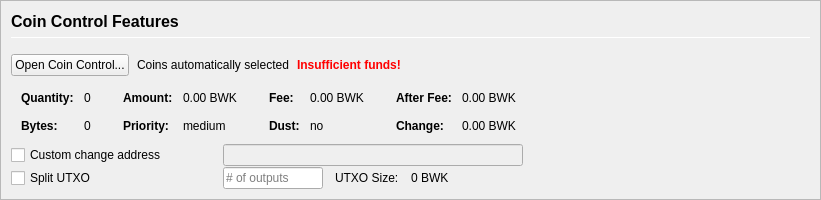
         <widget class="QFrame" name="frameCoinControl">
          <property name="sizePolicy">
           <sizepolicy hsizetype="Expanding" vsizetype="Expanding">
            <horstretch>0</horstretch>
            <verstretch>0</verstretch>
           </sizepolicy>
          </property>
          <property name="maximumSize">
           <size>
            <width>16777215</width>
            <height>16777215</height>
           </size>
          </property>
          <property name="frameShape">
           <enum>QFrame::StyledPanel</enum>
          </property>
          <property name="frameShadow">
           <enum>QFrame::Sunken</enum>
          </property>
          <layout class="QVBoxLayout" name="verticalLayoutCoinControl2">
           <property name="spacing">
            <number>0</number>
           </property>
           <property name="margin">
            <number>0</number>
           </property>
           <item>
            <widget class="QFrame" name="frameCoinControl_BG">
             <layout class="QVBoxLayout" name="verticalLayoutCoinControl" stretch="0,0,0,0,0,0">
              <property name="spacing">
               <number>1</number>
              </property>
              <property name="leftMargin">
               <number>10</number>
              </property>
              <property name="topMargin">
               <number>10</number>
              </property>
              <item>
               <layout class="QHBoxLayout" name="horizontalLayoutCoinControl1">
                <property name="bottomMargin">
                 <number>15</number>
                </property>
                <item>
                 <layout class="QVBoxLayout" name="verticalLayout_3">
                  <property name="spacing">
                   <number>6</number>
                  </property>
                  <item>
                   <widget class="QLabel" name="labelCoinControlFeatures">
                    <property name="sizePolicy">
                     <sizepolicy hsizetype="Preferred" vsizetype="Maximum">
                      <horstretch>0</horstretch>
                      <verstretch>0</verstretch>
                     </sizepolicy>
                    </property>
                    <property name="minimumSize">
                     <size>
                      <width>0</width>
                      <height>20</height>
                     </size>
                    </property>
                    <property name="font">
                     <font>
                      <pointsize>12</pointsize>
                      <weight>75</weight>
                      <bold>true</bold>
                     </font>
                    </property>
                    <property name="styleSheet">
                     <string notr="true">font-weight:bold;</string>
                    </property>
                    <property name="text">
                     <string>Coin Control Features</string>
                    </property>
                   </widget>
                  </item>
                  <item>
                   <widget class="Line" name="line">
                    <property name="minimumSize">
                     <size>
                      <width>0</width>
                      <height>1</height>
                     </size>
                    </property>
                    <property name="maximumSize">
                     <size>
                      <width>16777215</width>
                      <height>1</height>
                     </size>
                    </property>
                    <property name="orientation">
                     <enum>Qt::Horizontal</enum>
                    </property>
                   </widget>
                  </item>
                 </layout>
                </item>
               </layout>
              </item>
              <item>
               <layout class="QHBoxLayout" name="horizontalLayoutCoinControl2" stretch="0,0,0,0">
                <property name="spacing">
                 <number>8</number>
                </property>
                <property name="bottomMargin">
                 <number>10</number>
                </property>
                <item>
                 <widget class="QPushButton" name="pushButtonCoinControl">
                  <property name="styleSheet">
                   <string notr="true"/>
                  </property>
                  <property name="text">
                   <string>Open Coin Control...</string>
                  </property>
                  <property name="autoDefault">
                   <bool>false</bool>
                  </property>
                 </widget>
                </item>
                <item>
                 <widget class="QLabel" name="labelCoinControlAutomaticallySelected">
                  <property name="text">
                   <string>Coins automatically selected</string>
                  </property>
                  <property name="margin">
                   <number>5</number>
                  </property>
                 </widget>
                </item>
                <item>
                 <widget class="QLabel" name="labelCoinControlInsuffFunds">
                  <property name="font">
                   <font>
                    <weight>75</weight>
                    <bold>true</bold>
                   </font>
                  </property>
                  <property name="styleSheet">
                   <string notr="true">color:red;font-weight:bold;</string>
                  </property>
                  <property name="text">
                   <string>Insufficient funds!</string>
                  </property>
                  <property name="margin">
                   <number>5</number>
                  </property>
                 </widget>
                </item>
                <item>
                 <spacer name="horizontalSpacerCoinControl">
                  <property name="orientation">
                   <enum>Qt::Horizontal</enum>
                  </property>
                  <property name="sizeHint" stdset="0">
                   <size>
                    <width>40</width>
                    <height>1</height>
                   </size>
                  </property>
                 </spacer>
                </item>
               </layout>
              </item>
              <item>
               <widget class="QWidget" name="widgetCoinControl" native="true">
                <property name="sizePolicy">
                 <sizepolicy hsizetype="Preferred" vsizetype="Preferred">
                  <horstretch>0</horstretch>
                  <verstretch>0</verstretch>
                 </sizepolicy>
                </property>
                <property name="minimumSize">
                 <size>
                  <width>0</width>
                  <height>0</height>
                 </size>
                </property>
                <property name="styleSheet">
                 <string notr="true"/>
                </property>
                <layout class="QHBoxLayout" name="horizontalLayoutCoinControl5">
                 <property name="margin">
                  <number>0</number>
                 </property>
                 <item>
                  <layout class="QHBoxLayout" name="horizontalLayoutCoinControl3" stretch="0,0,0,1">
                   <property name="spacing">
                    <number>20</number>
                   </property>
                   <property name="topMargin">
                    <number>0</number>
                   </property>
                   <property name="bottomMargin">
                    <number>10</number>
                   </property>
                   <item>
                    <layout class="QFormLayout" name="formLayoutCoinControl1">
                     <property name="horizontalSpacing">
                      <number>10</number>
                     </property>
                     <property name="verticalSpacing">
                      <number>14</number>
                     </property>
                     <property name="leftMargin">
                      <number>10</number>
                     </property>
                     <property name="topMargin">
                      <number>4</number>
                     </property>
                     <property name="rightMargin">
                      <number>6</number>
                     </property>
                     <item row="0" column="0">
                      <widget class="QLabel" name="labelCoinControlQuantityText">
                       <property name="font">
                        <font>
                         <weight>75</weight>
                         <bold>true</bold>
                        </font>
                       </property>
                       <property name="text">
                        <string>Quantity:</string>
                       </property>
                       <property name="margin">
                        <number>0</number>
                       </property>
                      </widget>
                     </item>
                     <item row="0" column="1">
                      <widget class="QLabel" name="labelCoinControlQuantity">
                       <property name="cursor">
                        <cursorShape>IBeamCursor</cursorShape>
                       </property>
                       <property name="contextMenuPolicy">
                        <enum>Qt::ActionsContextMenu</enum>
                       </property>
                       <property name="text">
                        <string notr="true">0</string>
                       </property>
                       <property name="margin">
                        <number>0</number>
                       </property>
                       <property name="textInteractionFlags">
                        <set>Qt::LinksAccessibleByMouse|Qt::TextSelectableByKeyboard|Qt::TextSelectableByMouse</set>
                       </property>
                      </widget>
                     </item>
                     <item row="1" column="0">
                      <widget class="QLabel" name="labelCoinControlBytesText">
                       <property name="font">
                        <font>
                         <weight>75</weight>
                         <bold>true</bold>
                        </font>
                       </property>
                       <property name="text">
                        <string>Bytes:</string>
                       </property>
                      </widget>
                     </item>
                     <item row="1" column="1">
                      <widget class="QLabel" name="labelCoinControlBytes">
                       <property name="cursor">
                        <cursorShape>IBeamCursor</cursorShape>
                       </property>
                       <property name="contextMenuPolicy">
                        <enum>Qt::ActionsContextMenu</enum>
                       </property>
                       <property name="text">
                        <string notr="true">0</string>
                       </property>
                       <property name="textInteractionFlags">
                        <set>Qt::LinksAccessibleByMouse|Qt::TextSelectableByKeyboard|Qt::TextSelectableByMouse</set>
                       </property>
                      </widget>
                     </item>
                    </layout>
                   </item>
                   <item>
                    <layout class="QFormLayout" name="formLayoutCoinControl2">
                     <property name="horizontalSpacing">
                      <number>10</number>
                     </property>
                     <property name="verticalSpacing">
                      <number>14</number>
                     </property>
                     <property name="leftMargin">
                      <number>6</number>
                     </property>
                     <property name="topMargin">
                      <number>4</number>
                     </property>
                     <property name="rightMargin">
                      <number>6</number>
                     </property>
                     <item row="0" column="0">
                      <widget class="QLabel" name="labelCoinControlAmountText">
                       <property name="font">
                        <font>
                         <weight>75</weight>
                         <bold>true</bold>
                        </font>
                       </property>
                       <property name="text">
                        <string>Amount:</string>
                       </property>
                       <property name="margin">
                        <number>0</number>
                       </property>
                      </widget>
                     </item>
                     <item row="0" column="1">
                      <widget class="QLabel" name="labelCoinControlAmount">
                       <property name="cursor">
                        <cursorShape>IBeamCursor</cursorShape>
                       </property>
                       <property name="contextMenuPolicy">
                        <enum>Qt::ActionsContextMenu</enum>
                       </property>
                       <property name="text">
                        <string notr="true">0.00 BWK</string>
                       </property>
                       <property name="textInteractionFlags">
                        <set>Qt::LinksAccessibleByMouse|Qt::TextSelectableByKeyboard|Qt::TextSelectableByMouse</set>
                       </property>
                      </widget>
                     </item>
                     <item row="1" column="0">
                      <widget class="QLabel" name="labelCoinControlPriorityText">
                       <property name="font">
                        <font>
                         <weight>75</weight>
                         <bold>true</bold>
                        </font>
                       </property>
                       <property name="text">
                        <string>Priority:</string>
                       </property>
                      </widget>
                     </item>
                     <item row="1" column="1">
                      <widget class="QLabel" name="labelCoinControlPriority">
                       <property name="cursor">
                        <cursorShape>IBeamCursor</cursorShape>
                       </property>
                       <property name="contextMenuPolicy">
                        <enum>Qt::ActionsContextMenu</enum>
                       </property>
                       <property name="text">
                        <string>medium</string>
                       </property>
                       <property name="textInteractionFlags">
                        <set>Qt::LinksAccessibleByMouse|Qt::TextSelectableByKeyboard|Qt::TextSelectableByMouse</set>
                       </property>
                      </widget>
                     </item>
                    </layout>
                   </item>
                   <item>
                    <layout class="QFormLayout" name="formLayoutCoinControl3">
                     <property name="horizontalSpacing">
                      <number>10</number>
                     </property>
                     <property name="verticalSpacing">
                      <number>14</number>
                     </property>
                     <property name="leftMargin">
                      <number>6</number>
                     </property>
                     <property name="topMargin">
                      <number>4</number>
                     </property>
                     <property name="rightMargin">
                      <number>6</number>
                     </property>
                     <item row="0" column="0">
                      <widget class="QLabel" name="labelCoinControlFeeText">
                       <property name="font">
                        <font>
                         <weight>75</weight>
                         <bold>true</bold>
                        </font>
                       </property>
                       <property name="text">
                        <string>Fee:</string>
                       </property>
                       <property name="margin">
                        <number>0</number>
                       </property>
                      </widget>
                     </item>
                     <item row="0" column="1">
                      <widget class="QLabel" name="labelCoinControlFee">
                       <property name="cursor">
                        <cursorShape>IBeamCursor</cursorShape>
                       </property>
                       <property name="contextMenuPolicy">
                        <enum>Qt::ActionsContextMenu</enum>
                       </property>
                       <property name="text">
                        <string notr="true">0.00 BWK</string>
                       </property>
                       <property name="textInteractionFlags">
                        <set>Qt::LinksAccessibleByMouse|Qt::TextSelectableByKeyboard|Qt::TextSelectableByMouse</set>
                       </property>
                      </widget>
                     </item>
                     <item row="1" column="0">
                      <widget class="QLabel" name="labelCoinControlLowOutputText">
                       <property name="font">
                        <font>
                         <weight>75</weight>
                         <bold>true</bold>
                        </font>
                       </property>
                       <property name="text">
                        <string>Dust:</string>
                       </property>
                      </widget>
                     </item>
                     <item row="1" column="1">
                      <widget class="QLabel" name="labelCoinControlLowOutput">
                       <property name="cursor">
                        <cursorShape>IBeamCursor</cursorShape>
                       </property>
                       <property name="contextMenuPolicy">
                        <enum>Qt::ActionsContextMenu</enum>
                       </property>
                       <property name="text">
                        <string>no</string>
                       </property>
                       <property name="textInteractionFlags">
                        <set>Qt::LinksAccessibleByMouse|Qt::TextSelectableByKeyboard|Qt::TextSelectableByMouse</set>
                       </property>
                      </widget>
                     </item>
                    </layout>
                   </item>
                   <item>
                    <layout class="QFormLayout" name="formLayoutCoinControl4">
                     <property name="horizontalSpacing">
                      <number>10</number>
                     </property>
                     <property name="verticalSpacing">
                      <number>14</number>
                     </property>
                     <property name="leftMargin">
                      <number>6</number>
                     </property>
                     <property name="topMargin">
                      <number>4</number>
                     </property>
                     <property name="rightMargin">
                      <number>6</number>
                     </property>
                     <item row="0" column="0">
                      <widget class="QLabel" name="labelCoinControlAfterFeeText">
                       <property name="font">
                        <font>
                         <weight>75</weight>
                         <bold>true</bold>
                        </font>
                       </property>
                       <property name="text">
                        <string>After Fee:</string>
                       </property>
                       <property name="margin">
                        <number>0</number>
                       </property>
                      </widget>
                     </item>
                     <item row="0" column="1">
                      <widget class="QLabel" name="labelCoinControlAfterFee">
                       <property name="cursor">
                        <cursorShape>IBeamCursor</cursorShape>
                       </property>
                       <property name="contextMenuPolicy">
                        <enum>Qt::ActionsContextMenu</enum>
                       </property>
                       <property name="text">
                        <string notr="true">0.00 BWK</string>
                       </property>
                       <property name="textInteractionFlags">
                        <set>Qt::LinksAccessibleByMouse|Qt::TextSelectableByKeyboard|Qt::TextSelectableByMouse</set>
                       </property>
                      </widget>
                     </item>
                     <item row="1" column="0">
                      <widget class="QLabel" name="labelCoinControlChangeText">
                       <property name="font">
                        <font>
                         <weight>75</weight>
                         <bold>true</bold>
                        </font>
                       </property>
                       <property name="text">
                        <string>Change:</string>
                       </property>
                      </widget>
                     </item>
                     <item row="1" column="1">
                      <widget class="QLabel" name="labelCoinControlChange">
                       <property name="cursor">
                        <cursorShape>IBeamCursor</cursorShape>
                       </property>
                       <property name="contextMenuPolicy">
                        <enum>Qt::ActionsContextMenu</enum>
                       </property>
                       <property name="text">
                        <string notr="true">0.00 BWK</string>
                       </property>
                       <property name="textInteractionFlags">
                        <set>Qt::LinksAccessibleByMouse|Qt::TextSelectableByKeyboard|Qt::TextSelectableByMouse</set>
                       </property>
                      </widget>
                     </item>
                    </layout>
                   </item>
                  </layout>
                 </item>
                </layout>
               </widget>
              </item>
              <item>
               <layout class="QHBoxLayout" name="horizontalLayoutCoinControl4">
                <property name="spacing">
                 <number>12</number>
                </property>
                <property name="sizeConstraint">
                 <enum>QLayout::SetDefaultConstraint</enum>
                </property>
                <property name="topMargin">
                 <number>0</number>
                </property>
                <property name="rightMargin">
                 <number>0</number>
                </property>
                <item>
                 <widget class="QCheckBox" name="checkBoxCoinControlChange">
                  <property name="sizePolicy">
                   <sizepolicy hsizetype="Preferred" vsizetype="Preferred">
                    <horstretch>0</horstretch>
                    <verstretch>0</verstretch>
                   </sizepolicy>
                  </property>
                  <property name="minimumSize">
                   <size>
                    <width>200</width>
                    <height>0</height>
                   </size>
                  </property>
                  <property name="maximumSize">
                   <size>
                    <width>200</width>
                    <height>16777215</height>
                   </size>
                  </property>
                  <property name="toolTip">
                   <string>If this is activated, but the change address is empty or invalid, change will be sent to a newly generated address.</string>
                  </property>
                  <property name="text">
                   <string>Custom change address</string>
                  </property>
                 </widget>
                </item>
                <item>
                 <widget class="QValidatedLineEdit" name="lineEditCoinControlChange">
                  <property name="enabled">
                   <bool>false</bool>
                  </property>
                  <property name="sizePolicy">
                   <sizepolicy hsizetype="Preferred" vsizetype="Preferred">
                    <horstretch>0</horstretch>
                    <verstretch>0</verstretch>
                   </sizepolicy>
                  </property>
                  <property name="minimumSize">
                   <size>
                    <width>300</width>
                    <height>0</height>
                   </size>
                  </property>
                 </widget>
                </item>
                <item>
                 <widget class="QLabel" name="labelCoinControlChangeLabel">
                  <property name="sizePolicy">
                   <sizepolicy hsizetype="Preferred" vsizetype="Preferred">
                    <horstretch>0</horstretch>
                    <verstretch>0</verstretch>
                   </sizepolicy>
                  </property>
                  <property name="minimumSize">
                   <size>
                    <width>100</width>
                    <height>0</height>
                   </size>
                  </property>
                  <property name="text">
                   <string/>
                  </property>
                  <property name="margin">
                   <number>3</number>
                  </property>
                 </widget>
                </item>
               </layout>
              </item>
              <item>
               <layout class="QHBoxLayout" name="horizontalLayoutCoinControl6">
                <property name="spacing">
                 <number>12</number>
                </property>
                <property name="rightMargin">
                 <number>0</number>
                </property>
                <item>
                 <widget class="QCheckBox" name="splitBlockCheckBox">
                  <property name="sizePolicy">
                   <sizepolicy hsizetype="Preferred" vsizetype="Preferred">
                    <horstretch>0</horstretch>
                    <verstretch>0</verstretch>
                   </sizepolicy>
                  </property>
                  <property name="minimumSize">
                   <size>
                    <width>200</width>
                    <height>0</height>
                   </size>
                  </property>
                  <property name="maximumSize">
                   <size>
                    <width>200</width>
                    <height>16777215</height>
                   </size>
                  </property>
                  <property name="text">
                   <string>Split UTXO</string>
                  </property>
                 </widget>
                </item>
                <item>
                 <widget class="QLineEdit" name="splitBlockLineEdit">
                  <property name="sizePolicy">
                   <sizepolicy hsizetype="Preferred" vsizetype="Preferred">
                    <horstretch>50</horstretch>
                    <verstretch>0</verstretch>
                   </sizepolicy>
                  </property>
                  <property name="minimumSize">
                   <size>
                    <width>100</width>
                    <height>0</height>
                   </size>
                  </property>
                  <property name="maximumSize">
                   <size>
                    <width>100</width>
                    <height>16777215</height>
                   </size>
                  </property>
                  <property name="placeholderText">
                   <string># of outputs</string>
                  </property>
                 </widget>
                </item>
                <item>
                 <widget class="QLabel" name="labelBlockSizeText">
                  <property name="text">
                   <string>UTXO Size:</string>
                  </property>
                 </widget>
                </item>
                <item>
                 <widget class="QLabel" name="labelBlockSize">
                  <property name="text">
                   <string>0 BWK</string>
                  </property>
                 </widget>
                </item>
                <item>
                 <spacer name="horizontalSpacer_7">
                  <property name="orientation">
                   <enum>Qt::Horizontal</enum>
                  </property>
                  <property name="sizeHint" stdset="0">
                   <size>
                    <width>40</width>
                    <height>20</height>
                   </size>
                  </property>
                 </spacer>
                </item>
               </layout>
              </item>
              <item>
               <spacer name="verticalSpacerCoinControl">
                <property name="orientation">
                 <enum>Qt::Vertical</enum>
                </property>
                <property name="sizeHint" stdset="0">
                 <size>
                  <width>800</width>
                  <height>1</height>
                 </size>
                </property>
               </spacer>
              </item>
             </layout>
            </widget>
           </item>
          </layout>
         </widget>
